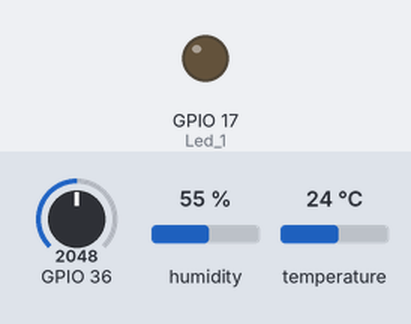
Bench run of a sketch on a simulated ESP32. Parts: output pins drawn as LEDs (lit = HIGH). The inputs (shaded band) are chosen by the test bench; at power-on: temperature 24 °C, GPIO 36 = 2048, humidity 55 %. WiFi joins after 1.5 s; servers stay silent unless stated; what the sketch prints to the serial monitor is not drawn.

Above: at 2.8 s.
2.9 s: temperature set to 27.4 °C
8.9 s: temperature set to 28.7 °C
At 12.4 s:
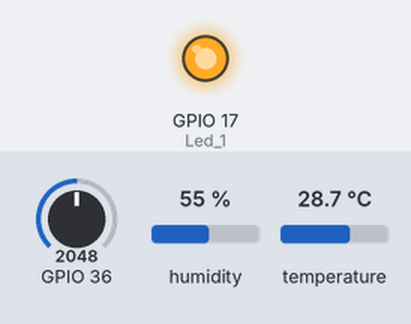
Timing chart, 0 to 13.9 s (numbered marks = the images above; inputs shaded):
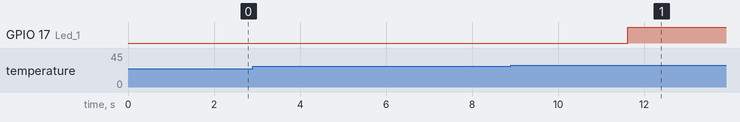

The sketch:

linenotify-basic.ino
```cpp
#include <TridentTD_LineNotify.h>
#include <DHT.h>
#define DHTPIN 25        //pin connect DHT
#define DHTTYPE DHT22     //DHT11, DHT22 type of Sensor
#define SSID        "SetzeroDev-2.4G"
#define PASSWORD    "51552105315"
#define LINE_TOKEN  "tCZHlqtrh2TIec4nJONOIX5rRVbIXPvIhMAyyFaktdZ"

DHT dht(DHTPIN, DHTTYPE);
const int Led_1 = 17;

void setup() {
  Serial.begin(115200);
  Serial.println();
  Serial.println(LINE.getVersion());
  WiFi.begin(SSID, PASSWORD);
  Serial.printf("WiFi connecting to %s\n",  SSID);
  while(WiFi.status() != WL_CONNECTED) { Serial.print("."); delay(400); }
  Serial.printf("\nWiFi connected\nIP : ");
  Serial.println(WiFi.localIP());
  LINE.setToken(LINE_TOKEN);  // กำหนด Line Token
  dht.begin();
  pinMode(Led_1, OUTPUT);
}
void loop() {
  float h = dht.readHumidity();
  float t = dht.readTemperature();
  int adc=analogRead(A0);
  if (isnan(t) || isnan(h))
  {
    Serial.println("Error Reading DHT 22 !!!");
    delay(1000);
    return;
  } else if (t > 28) {
    digitalWrite(Led_1, 1);
    // Serial.println(F("อุณหภูมิเกิน 28 °C"));
    LINE.notify("อุณหภูมิขณะนี้ "+String(t)+" องศา");
    LINE.notify("ความชื้นขณะนี้ "+String(h)+" %");
  } else {
    Serial.print("Humidity: ");
    Serial.print(h);
    Serial.print("\t");
    Serial.print("Temp: ");
    Serial.println(t);
    Serial.println("...............................");
    LINE.notify("อุณหภูมิขณะนี้ "+String(t)+" องศา");
    LINE.notify("ความชื้นขณะนี้ "+String(h)+" %");
  }
  delay(5000);
}
```

Measured:
- the behaviour switches between 28 and 28.1 °C on temperature (found by bisection; images 0 and 1)
- after the input at 2.9 s, every drawn part: stays the same
- after the input at 8.9 s, GPIO 17 (Led_1): LOW → HIGH after 2.7 s
